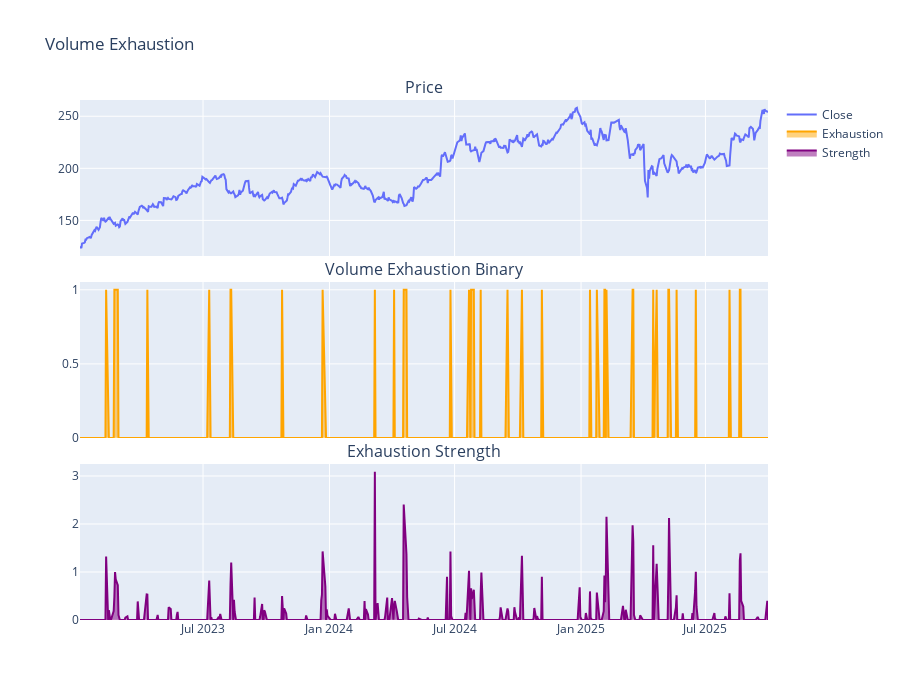

Write notebook code for a chart like this one.
### Markdown cell above
## 2. Volume Exhaustion

Price declining + volume declining = selling exhaustion. Sellers giving up despite price still falling. Normal selling has price down + volume up.

### Code cell
df = detect_volume_exhaustion(df)

fig = make_subplots(rows=3, cols=1, shared_xaxes=True, vertical_spacing=0.05,
                    subplot_titles=('Price', 'Volume Exhaustion Binary', 'Exhaustion Strength'))

fig.add_trace(go.Scatter(x=df['date'], y=df['close'], name='Close'), row=1, col=1)
fig.add_trace(go.Scatter(x=df['date'], y=df['volume_exhaustion'], name='Exhaustion', 
                        fill='tozeroy', line=dict(color='orange')), row=2, col=1)
fig.add_trace(go.Scatter(x=df['date'], y=df['exhaustion_strength'], name='Strength',
                        fill='tozeroy', line=dict(color='purple')), row=3, col=1)

fig.update_layout(height=700, title_text="Volume Exhaustion")
fig.show()

### Figure 1 — Plotly figure (JSON) as saved in the notebook; plotly's stock layout.template omitted (floating-point values rounded to 4 significant figures; data arrays with more than 128 entries replaced by an {"elided": "..."} marker saying what was removed)
{"data": [{"name": "Close", "type": "scatter", "x": {"elided": "688 str values"}, "xaxis": "x", "y": {"elided": "688 float values"}, "yaxis": "y"}, {"fill": "tozeroy", "line": {"color": "orange"}, "name": "Exhaustion", "type": "scatter", "x": {"elided": "688 str values"}, "xaxis": "x2", "y": {"elided": "688 int values"}, "yaxis": "y2"}, {"fill": "tozeroy", "line": {"color": "purple"}, "name": "Strength", "type": "scatter", "x": {"elided": "688 str values"}, "xaxis": "x3", "y": {"elided": "688 float values"}, "yaxis": "y3"}], "layout": {"annotations": [{"font": {"size": 16}, "showarrow": false, "text": "Price", "x": 0.5, "xanchor": "center", "xref": "paper", "y": 1, "yanchor": "bottom", "yref": "paper"}, {"font": {"size": 16}, "showarrow": false, "text": "Volume Exhaustion Binary", "x": 0.5, "xanchor": "center", "xref": "paper", "y": 0.65, "yanchor": "bottom", "yref": "paper"}, {"font": {"size": 16}, "showarrow": false, "text": "Exhaustion Strength", "x": 0.5, "xanchor": "center", "xref": "paper", "y": 0.3, "yanchor": "bottom", "yref": "paper"}], "height": 700, "title": {"text": "Volume Exhaustion"}, "xaxis": {"anchor": "y", "domain": [0, 1], "matches": "x3", "showticklabels": false}, "xaxis2": {"anchor": "y2", "domain": [0, 1], "matches": "x3", "showticklabels": false}, "xaxis3": {"anchor": "y3", "domain": [0, 1]}, "yaxis": {"anchor": "x", "domain": [0.7, 1]}, "yaxis2": {"anchor": "x2", "domain": [0.35, 0.65]}, "yaxis3": {"anchor": "x3", "domain": [0, 0.3]}}}
